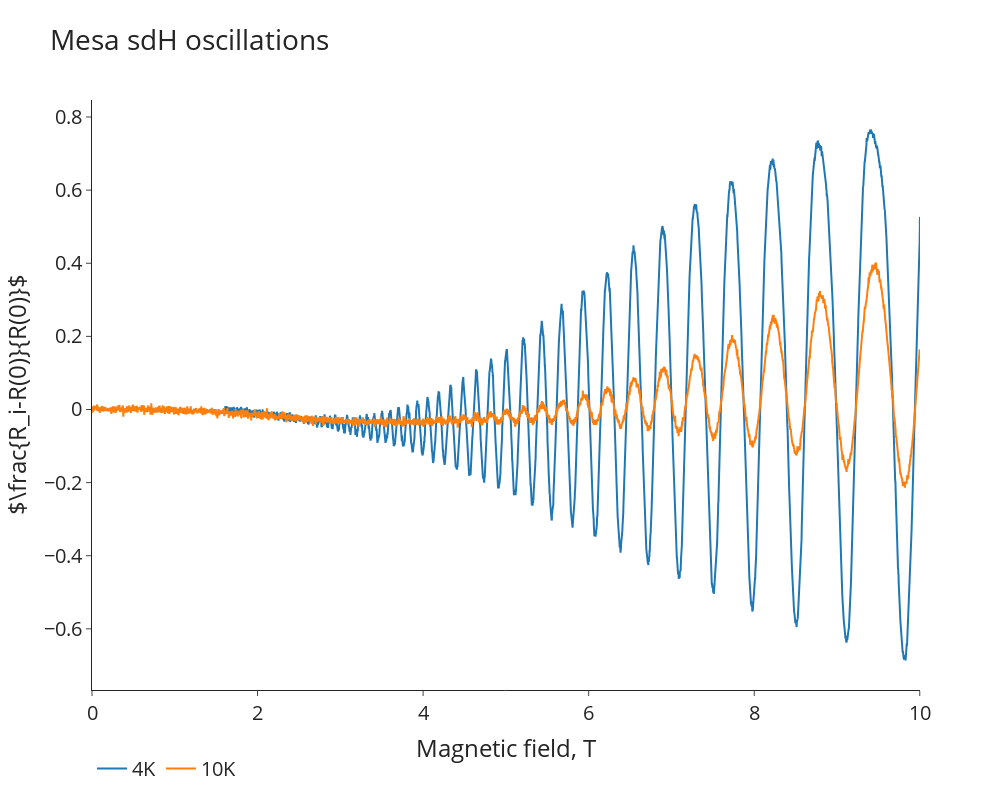

The cell this chart's notebook holds for it:
### Markdown cell above
### plotting the oscillations

### Code cell
def plotSdH(df): 
    fig = px.scatter(df, x = df['field'], y = df['dR/R'], width = 600, height = 400, template = 'simple_white')
    fig.update_layout(
    xaxis_title=r'Magnetic field, T',
    yaxis_title=r'$\frac{R_i-R(0)}{R(0)}$', font=dict(
        size=15
    ))
#markers style
    fig.update_traces(marker=dict(size=3,opacity=0.8, color = "#7AC5CD",
                              line=dict(width=1,
                                        color="#53868B")),
                  selector=dict(mode='markers'))
    fig.show()





fig = go.Figure()

fig.add_trace(go.Scatter(
    x = data4K['field'], y = data4K['dR/R'],
    name="4K"       # this sets its legend entry
))

fig.add_trace(go.Scatter(
    x = data10K['field'], y = data10K['dR/R'],
    name="10K"
))


fig.update_layout(height=800, width=1000,template = 'simple_white', title_text="Stacked Subplots")
fig.update_layout(
    title=r'Mesa sdH oscillations',
    xaxis_title=r'Magnetic field, T',
    yaxis_title=r'$\frac{R_i-R(0)}{R(0)}$', font=dict(
        size=20
    )
)
fig.update_layout(legend_orientation="h")

fig.show()

### Figure 1 — Plotly figure (JSON) as saved in the notebook; plotly's stock layout.template omitted (floating-point values rounded to 4 significant figures; data arrays with more than 128 entries replaced by an {"elided": "..."} marker saying what was removed)
{"data": [{"name": "4K", "type": "scatter", "x": {"elided": "3856 float values"}, "y": {"elided": "3856 float values"}}, {"name": "10K", "type": "scatter", "x": {"elided": "4971 float values"}, "y": {"elided": "4971 float values"}}], "layout": {"font": {"size": 20}, "height": 800, "legend": {"orientation": "h"}, "title": {"text": "Mesa sdH oscillations"}, "width": 1000, "xaxis": {"title": {"text": "Magnetic field, T"}}, "yaxis": {"title": {"text": "$\\frac{R_i-R(0)}{R(0)}$"}}}}
